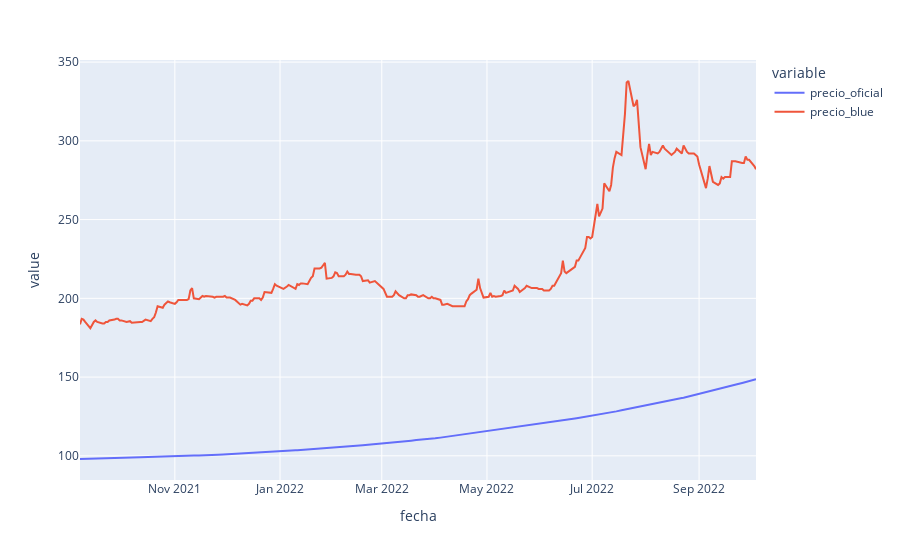

The code cell stored with this chart in its notebook:
### Code cell
fig=px.line(precio_365,x='fecha',y=['precio_oficial','precio_blue'])
fig.show()

### Figure 1 — Plotly figure (JSON) as saved in the notebook; plotly's stock layout.template omitted (floating-point values rounded to 4 significant figures; data arrays with more than 128 entries replaced by an {"elided": "..."} marker saying what was removed)
{"data": [{"hovertemplate": "variable=precio_oficial<br>fecha=%{x}<br>value=%{y}<extra></extra>", "legendgroup": "precio_oficial", "line": {"color": "#636efa", "dash": "solid"}, "marker": {"symbol": "circle"}, "mode": "lines", "name": "precio_oficial", "orientation": "v", "showlegend": true, "type": "scatter", "x": {"elided": "264 str values"}, "xaxis": "x", "y": {"elided": "264 float values"}, "yaxis": "y"}, {"hovertemplate": "variable=precio_blue<br>fecha=%{x}<br>value=%{y}<extra></extra>", "legendgroup": "precio_blue", "line": {"color": "#EF553B", "dash": "solid"}, "marker": {"symbol": "circle"}, "mode": "lines", "name": "precio_blue", "orientation": "v", "showlegend": true, "type": "scatter", "x": {"elided": "264 str values"}, "xaxis": "x", "y": {"elided": "264 float values"}, "yaxis": "y"}], "layout": {"legend": {"title": {"text": "variable"}, "tracegroupgap": 0}, "margin": {"t": 60}, "xaxis": {"anchor": "y", "domain": [0, 1], "title": {"text": "fecha"}}, "yaxis": {"anchor": "x", "domain": [0, 1], "title": {"text": "value"}}}}
